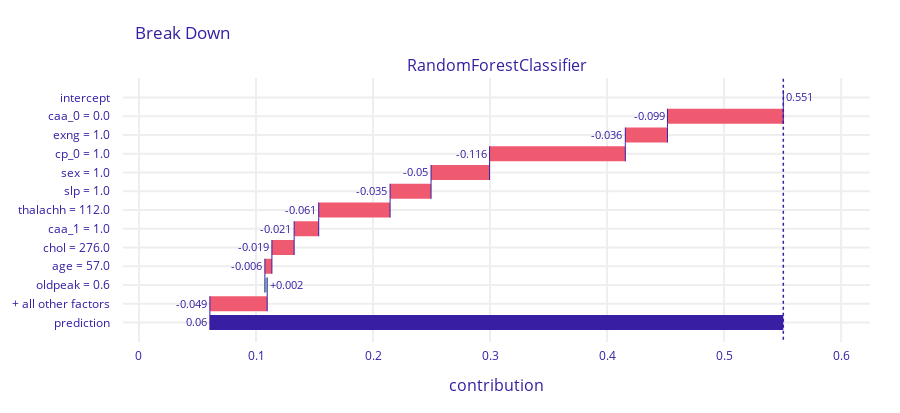
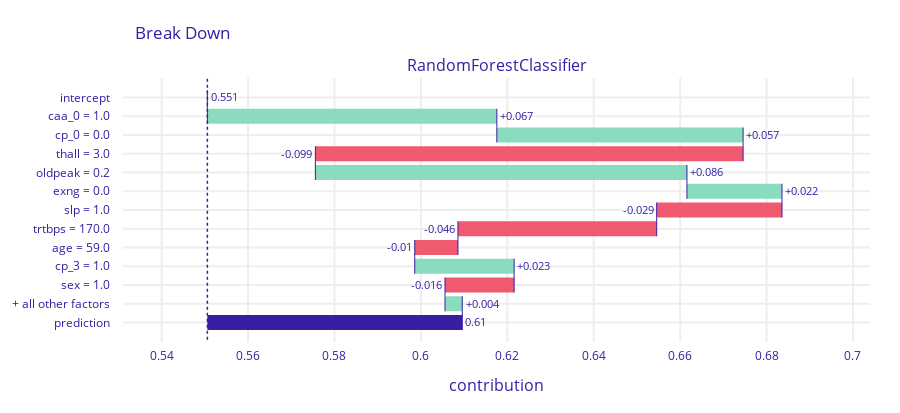

These figures' notebook cell, in order:
### Markdown cell above
## 3.
Here are calculated and plotted the variable attributions of those first two observations. First plot is from shap, second is from dalex.

### Code cell
shap_explainer = shap.Explainer(model, x_train)
shap_explainer_linear = shap.Explainer(model_linear, x_train)
dalex_explainer = dx.Explainer(model, x_train, y_train, verbose=False)


def plot_explain(i, method='shap', linear=False):
    df = x_test[i:i+1]

    shap_values = (shap_explainer(df)[0, :, 1] if not linear else shap_explainer_linear(df)[0, :])
    order = np.argsort(-np.abs(shap_values.values))
    if method == 'shap' or method=='both':
        shap.plots.waterfall(shap_values)
    if method == 'dalex' or method=='both':
        dalex_explainer.predict_parts(df.iloc[0], order=order).plot()

plot_explain(0, method='both')
plot_explain(1, method='both')

### Figure 1 — Plotly figure (JSON) as saved in the notebook; plotly's stock layout.template omitted (floating-point values rounded to 4 significant figures)
{"data": [{"base": 0.5506, "connector": {"line": {"color": "#371ea3", "dash": "solid", "width": 1}, "mode": "spanning"}, "decreasing": {"marker": {"color": "#f05a71"}}, "hoverinfo": "text+delta", "hoverlabel": {"bgcolor": "rgba(0,0,0,0.8)"}, "hovertext": ["Average response: 0.551<br>Prediction: 0.06", "caa_0 = 0.0<br>decreases average response by", "exng = 1.0<br>decreases average response by", "cp_0 = 1.0<br>decreases average response by", "sex = 1.0<br>decreases average response by", "slp = 1.0<br>decreases average response by", "thalachh = 112.0<br>decreases average response by", "caa_1 = 1.0<br>decreases average response by", "chol = 276.0<br>decreases average response by", "age = 57.0<br>decreases average response by", "oldpeak = 0.6<br>increases average response by", "+ all other factors<br>decreases average response by", "Average response: 0.551<br>Prediction: 0.06"], "increasing": {"marker": {"color": "#8bdcbe"}}, "measure": ["relative", "relative", "relative", "relative", "relative", "relative", "relative", "relative", "relative", "relative", "relative", "relative", "total"], "orientation": "h", "showlegend": false, "text": ["0.551", "-0.099", "-0.036", "-0.116", "-0.05", "-0.035", "-0.061", "-0.021", "-0.019", "-0.006", "+0.002", "-0.049", "0.06"], "textposition": "outside", "totals": {"marker": {"color": "#371ea3"}}, "x": [0.0, -0.099, -0.036, -0.116, -0.05, -0.035, -0.061, -0.021, -0.019, -0.006, 0.002, -0.049, -0.491], "y": ["intercept", "caa_0 = 0.0", "exng = 1.0", "cp_0 = 1.0", "sex = 1.0", "slp = 1.0", "thalachh = 112.0", "caa_1 = 1.0", "chol = 276.0", "age = 57.0", "oldpeak = 0.6", "+ all other factors", "prediction"], "type": "waterfall", "xaxis": "x", "yaxis": "y"}], "layout": {"xaxis": {"anchor": "y", "domain": [0.0, 1.0], "type": "linear", "gridwidth": 2, "zeroline": false, "automargin": true, "ticks": "outside", "tickcolor": "white", "ticklen": 3, "fixedrange": true, "range": [-0.01365, 0.6247]}, "yaxis": {"anchor": "x", "domain": [0.0, 1.0], "type": "category", "autorange": "reversed", "gridwidth": 2, "automargin": true, "ticks": "outside", "tickcolor": "white", "ticklen": 10, "fixedrange": true}, "annotations": [{"font": {"size": 16}, "showarrow": false, "text": "RandomForestClassifier", "x": 0.5, "xanchor": "center", "xref": "paper", "y": 1.0, "yanchor": "bottom", "yref": "paper"}, {"font": {"size": 16}, "showarrow": false, "text": "contribution", "x": 0.5, "xanchor": "center", "xref": "paper", "y": 0, "yanchor": "top", "yref": "paper", "yshift": -30}], "shapes": [{"line": {"color": "#371ea3", "dash": "dot", "width": 1.5}, "type": "line", "x0": 0.5506, "x1": 0.5506, "xref": "x", "y0": -1, "y1": 13, "yref": "y"}], "title": {"text": "Break Down", "x": 0.15}, "font": {"color": "#371ea3"}, "margin": {"t": 78, "b": 71, "r": 30}, "height": 413.0}}

### Figure 2 — Plotly figure (JSON) as saved in the notebook; plotly's stock layout.template omitted (floating-point values rounded to 4 significant figures)
{"data": [{"base": 0.5506, "connector": {"line": {"color": "#371ea3", "dash": "solid", "width": 1}, "mode": "spanning"}, "decreasing": {"marker": {"color": "#f05a71"}}, "hoverinfo": "text+delta", "hoverlabel": {"bgcolor": "rgba(0,0,0,0.8)"}, "hovertext": ["Average response: 0.551<br>Prediction: 0.61", "caa_0 = 1.0<br>increases average response by", "cp_0 = 0.0<br>increases average response by", "thall = 3.0<br>decreases average response by", "oldpeak = 0.2<br>increases average response by", "exng = 0.0<br>increases average response by", "slp = 1.0<br>decreases average response by", "trtbps = 170.0<br>decreases average response by", "age = 59.0<br>decreases average response by", "cp_3 = 1.0<br>increases average response by", "sex = 1.0<br>decreases average response by", "+ all other factors<br>increases average response by", "Average response: 0.551<br>Prediction: 0.61"], "increasing": {"marker": {"color": "#8bdcbe"}}, "measure": ["relative", "relative", "relative", "relative", "relative", "relative", "relative", "relative", "relative", "relative", "relative", "relative", "total"], "orientation": "h", "showlegend": false, "text": ["0.551", "+0.067", "+0.057", "-0.099", "+0.086", "+0.022", "-0.029", "-0.046", "-0.01", "+0.023", "-0.016", "+0.004", "0.61"], "textposition": "outside", "totals": {"marker": {"color": "#371ea3"}}, "x": [0.0, 0.067, 0.057, -0.099, 0.086, 0.022, -0.029, -0.046, -0.01, 0.023, -0.016, 0.004, 0.059], "y": ["intercept", "caa_0 = 1.0", "cp_0 = 0.0", "thall = 3.0", "oldpeak = 0.2", "exng = 0.0", "slp = 1.0", "trtbps = 170.0", "age = 59.0", "cp_3 = 1.0", "sex = 1.0", "+ all other factors", "prediction"], "type": "waterfall", "xaxis": "x", "yaxis": "y"}], "layout": {"xaxis": {"anchor": "y", "domain": [0.0, 1.0], "type": "linear", "gridwidth": 2, "zeroline": false, "automargin": true, "ticks": "outside", "tickcolor": "white", "ticklen": 3, "fixedrange": true, "range": [0.5311, 0.704]}, "yaxis": {"anchor": "x", "domain": [0.0, 1.0], "type": "category", "autorange": "reversed", "gridwidth": 2, "automargin": true, "ticks": "outside", "tickcolor": "white", "ticklen": 10, "fixedrange": true}, "annotations": [{"font": {"size": 16}, "showarrow": false, "text": "RandomForestClassifier", "x": 0.5, "xanchor": "center", "xref": "paper", "y": 1.0, "yanchor": "bottom", "yref": "paper"}, {"font": {"size": 16}, "showarrow": false, "text": "contribution", "x": 0.5, "xanchor": "center", "xref": "paper", "y": 0, "yanchor": "top", "yref": "paper", "yshift": -30}], "shapes": [{"line": {"color": "#371ea3", "dash": "dot", "width": 1.5}, "type": "line", "x0": 0.5506, "x1": 0.5506, "xref": "x", "y0": -1, "y1": 13, "yref": "y"}], "title": {"text": "Break Down", "x": 0.15}, "font": {"color": "#371ea3"}, "margin": {"t": 78, "b": 71, "r": 30}, "height": 413.0}}
